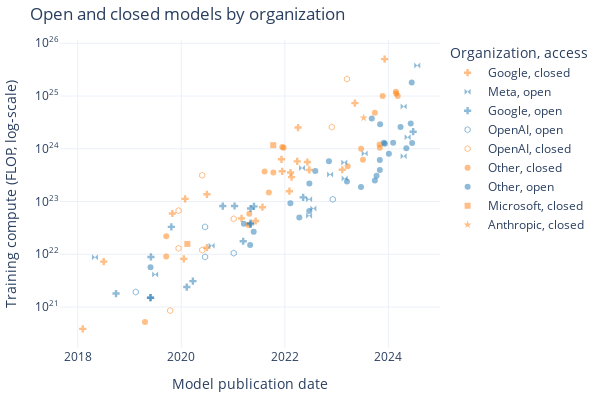

The notebook cell saved with this chart:
### Code cell
# Scatter plot of open and closed models using plotly
open_df = df_filtered[df_filtered['category'] == 'Open']
closed_df = df_filtered[df_filtered['category'] == 'Closed']

marker_to_org = {
    'bowtie': 'Meta',
    'cross': 'Google',
    'hexagon-open': 'OpenAI',
    'star': 'Anthropic',
    'square': 'Microsoft',
    'circle': 'Other',
}
closed_added_to_legend = defaultdict(bool)
open_added_to_legend = defaultdict(bool)

fig = go.Figure()
for org in df_filtered['Organization'].unique():
    open_df_org = open_df[open_df['Organization'] == org]
    closed_df_org = closed_df[closed_df['Organization'] == org]
    if any([kw in org.lower() for kw in ['meta', 'facebook']]):
        marker = 'bowtie'
    elif any([kw in org.lower() for kw in ['google', 'deepmind']]):
        marker = 'cross'
    elif any([kw in org.lower() for kw in ['openai']]):
        marker = 'hexagon-open'
    elif any([kw in org.lower() for kw in ['anthropic']]):
        marker = 'star'
    elif any([kw in org.lower() for kw in ['microsoft']]):
        marker = 'square'
    else:
        marker = 'circle'
    fig.add_trace(go.Scatter(
        x=open_df_org['date'],
        y=open_df_org['log_flop'],
        text=open_df_org['System'],
        mode='markers',
        name=marker_to_org[marker] + ', open',
        showlegend=not open_added_to_legend[marker],
        marker=dict(
            color=colors['open'],
            opacity=0.5,
            symbol=marker
        )
    ))
    fig.add_trace(go.Scatter(
        x=closed_df_org['date'],
        y=closed_df_org['log_flop'],
        text=closed_df_org['System'],
        mode='markers',
        name=marker_to_org[marker] + ', closed',
        showlegend=not closed_added_to_legend[marker],
        marker=dict(
            color=colors['closed'],
            opacity=0.5,
            symbol=marker
        )
    ))
    if len(closed_df_org) > 0:
        closed_added_to_legend[marker] = True
    if len(open_df_org) > 0:
        open_added_to_legend[marker] = True

# Axis titles
fig.update_layout(xaxis_title='Model publication date')
fig.update_layout(yaxis_title='Training compute (FLOP, log-scale)')

# Format the y-axis labels as 10^N
yvals = list(range(20, 27))
fig.update_yaxes(
    tickmode = 'array',
    tickvals = yvals,
    ticktext = [f'10<sup>{x}</sup>' for x in yvals],
    # ticks="",
    # tickfont=dict(size=20)
)

# Legend title
fig.update_layout(legend_title='Organization, access')

# Margins
fig.update_layout(margin=dict(l=10, r=10, t=40, b=10))

# plotly-white
fig.update_layout(template='plotly_white')

# Sizing
fig.update_layout(
    width=600,
    height=400,
    title='Open and closed models by organization'
)

# Save
save_plot(fig, results_dir, 'compute_open_closed_by_org')

fig.show()

### Figure 1 — Plotly figure (JSON) as saved in the notebook; plotly's stock layout.template omitted (floating-point values rounded to 4 significant figures)
{"data": [{"marker": {"color": "#1f77b4", "opacity": 0.5, "symbol": "cross"}, "mode": "markers", "name": "Google, open", "showlegend": true, "text": [], "type": "scatter", "x": [], "y": []}, {"marker": {"color": "#ff7f0e", "opacity": 0.5, "symbol": "cross"}, "mode": "markers", "name": "Google, closed", "showlegend": true, "text": ["AmoebaNet-A (F=448)", "Meena"], "type": "scatter", "x": ["2018-02-05T00:00:00", "2020-01-28T00:00:00"], "y": [20.59, 23.05]}, {"marker": {"color": "#1f77b4", "opacity": 0.5, "symbol": "bowtie"}, "mode": "markers", "name": "Meta, open", "showlegend": true, "text": ["ResNeXt-101 32x48d"], "type": "scatter", "x": ["2018-05-02T00:00:00"], "y": [21.94]}, {"marker": {"color": "#ff7f0e", "opacity": 0.5, "symbol": "bowtie"}, "mode": "markers", "name": "Meta, closed", "showlegend": true, "text": [], "type": "scatter", "x": [], "y": []}, {"marker": {"color": "#1f77b4", "opacity": 0.5, "symbol": "cross"}, "mode": "markers", "name": "Google, open", "showlegend": true, "text": [], "type": "scatter", "x": [], "y": []}, {"marker": {"color": "#ff7f0e", "opacity": 0.5, "symbol": "cross"}, "mode": "markers", "name": "Google, closed", "showlegend": false, "text": ["FTW", "AlphaStar", "GOAT", "Gopher (280B)", "AlphaCode", "Chinchilla"], "type": "scatter", "x": ["2018-07-03T00:00:00", "2019-10-30T00:00:00", "2021-07-27T00:00:00", "2021-12-08T00:00:00", "2022-02-02T00:00:00", "2022-03-29T00:00:00"], "y": [21.86, 22.77, 22.89, 23.8, 23.2, 23.76]}, {"marker": {"color": "#1f77b4", "opacity": 0.5, "symbol": "cross"}, "mode": "markers", "name": "Google, open", "showlegend": true, "text": ["BigGAN-deep 512x512"], "type": "scatter", "x": ["2018-09-28T00:00:00"], "y": [21.26]}, {"marker": {"color": "#ff7f0e", "opacity": 0.5, "symbol": "cross"}, "mode": "markers", "name": "Google, closed", "showlegend": false, "text": [], "type": "scatter", "x": [], "y": []}, {"marker": {"color": "#1f77b4", "opacity": 0.5, "symbol": "hexagon-open"}, "mode": "markers", "name": "OpenAI, open", "showlegend": true, "text": ["GPT-2 (1.5B)", "iGPT-L", "iGPT-XL", "CLIP (ViT L/14@336px)", "Whisper v2"], "type": "scatter", "x": ["2019-02-14T00:00:00", "2020-06-17T00:00:00", "2020-06-17T00:00:00", "2021-01-05T00:00:00", "2022-12-05T00:00:00"], "y": [21.28, 21.95, 22.52, 22.02, 23.04]}, {"marker": {"color": "#ff7f0e", "opacity": 0.5, "symbol": "hexagon-open"}, "mode": "markers", "name": "OpenAI, closed", "showlegend": true, "text": ["Rubik's cube ADR robot", "OpenAI Five Rerun", "OpenAI Five", "GPT-3 175B (davinci)", "DALL-E", "GPT-3.5 (text-davinci-003)", "GPT-4"], "type": "scatter", "x": ["2019-10-15T00:00:00", "2019-12-13T00:00:00", "2019-12-13T00:00:00", "2020-05-28T00:00:00", "2021-01-05T00:00:00", "2022-11-28T00:00:00", "2023-03-15T00:00:00"], "y": [20.93, 22.11, 22.83, 23.5, 22.67, 24.41, 25.32]}, {"marker": {"color": "#1f77b4", "opacity": 0.5, "symbol": "circle"}, "mode": "markers", "name": "Other, open", "showlegend": true, "text": [], "type": "scatter", "x": [], "y": []}, {"marker": {"color": "#ff7f0e", "opacity": 0.5, "symbol": "circle"}, "mode": "markers", "name": "Other, closed", "showlegend": true, "text": ["BERT-Large-CAS (PTB+WT2+WT103)", "Amazon Titan"], "type": "scatter", "x": ["2019-04-20T00:00:00", "2023-09-28T00:00:00"], "y": [20.72, 24.68]}, {"marker": {"color": "#1f77b4", "opacity": 0.5, "symbol": "cross"}, "mode": "markers", "name": "Google, open", "showlegend": false, "text": ["MnasNet-A1 + SSDLite", "MnasNet-A3", "T5-11B", "Switch"], "type": "scatter", "x": ["2019-05-29T00:00:00", "2019-05-29T00:00:00", "2019-10-23T00:00:00", "2021-01-11T00:00:00"], "y": [21.18, 21.18, 22.52, 22.91]}, {"marker": {"color": "#ff7f0e", "opacity": 0.5, "symbol": "cross"}, "mode": "markers", "name": "Google, closed", "showlegend": false, "text": ["ContextNet + Noisy Student", "GShard (600B)", "GShard (dense)", "GLaM", "LaMDA", "BIG-G 137B", "ViT-22B", "PaLM 2"], "type": "scatter", "x": ["2020-01-19T00:00:00", "2020-06-30T00:00:00", "2020-06-30T00:00:00", "2021-12-13T00:00:00", "2022-02-10T00:00:00", "2022-06-09T00:00:00", "2023-02-10T00:00:00", "2023-05-10T00:00:00"], "y": [21.91, 22.12, 23.14, 23.57, 23.55, 23.75, 23.6, 24.87]}, {"marker": {"color": "#1f77b4", "opacity": 0.5, "symbol": "circle"}, "mode": "markers", "name": "Other, open", "showlegend": true, "text": ["Grover-Mega"], "type": "scatter", "x": ["2019-05-29T00:00:00"], "y": [21.76]}, {"marker": {"color": "#ff7f0e", "opacity": 0.5, "symbol": "circle"}, "mode": "markers", "name": "Other, closed", "showlegend": false, "text": [], "type": "scatter", "x": [], "y": []}, {"marker": {"color": "#1f77b4", "opacity": 0.5, "symbol": "cross"}, "mode": "markers", "name": "Google, open", "showlegend": false, "text": ["XLNet"], "type": "scatter", "x": ["2019-06-01T00:00:00"], "y": [21.95]}, {"marker": {"color": "#ff7f0e", "opacity": 0.5, "symbol": "cross"}, "mode": "markers", "name": "Google, closed", "showlegend": false, "text": [], "type": "scatter", "x": [], "y": []}, {"marker": {"color": "#1f77b4", "opacity": 0.5, "symbol": "bowtie"}, "mode": "markers", "name": "Meta, open", "showlegend": false, "text": ["RoBERTa Large"], "type": "scatter", "x": ["2019-07-01T00:00:00"], "y": [21.62]}, {"marker": {"color": "#ff7f0e", "opacity": 0.5, "symbol": "bowtie"}, "mode": "markers", "name": "Meta, closed", "showlegend": true, "text": [], "type": "scatter", "x": [], "y": []}, {"marker": {"color": "#1f77b4", "opacity": 0.5, "symbol": "circle"}, "mode": "markers", "name": "Other, open", "showlegend": false, "text": ["Nemotron-4 340B"], "type": "scatter", "x": ["2024-06-14T00:00:00"], "y": [25.26]}, {"marker": {"color": "#ff7f0e", "opacity": 0.5, "symbol": "circle"}, "mode": "markers", "name": "Other, closed", "showlegend": false, "text": ["Megatron-BERT", "Megatron-LM (8.3B)"], "type": "scatter", "x": ["2019-09-17T00:00:00", "2019-09-17T00:00:00"], "y": [22.34, 21.96]}, {"marker": {"color": "#1f77b4", "opacity": 0.5, "symbol": "cross"}, "mode": "markers", "name": "Google, open", "showlegend": false, "text": ["ALBERT-xxlarge"], "type": "scatter", "x": ["2020-02-09T00:00:00"], "y": [21.38]}, {"marker": {"color": "#ff7f0e", "opacity": 0.5, "symbol": "cross"}, "mode": "markers", "name": "Google, closed", "showlegend": false, "text": [], "type": "scatter", "x": [], "y": []}, {"marker": {"color": "#1f77b4", "opacity": 0.5, "symbol": "square"}, "mode": "markers", "name": "Microsoft, open", "showlegend": true, "text": [], "type": "scatter", "x": [], "y": []}, {"marker": {"color": "#ff7f0e", "opacity": 0.5, "symbol": "square"}, "mode": "markers", "name": "Microsoft, closed", "showlegend": true, "text": ["Turing-NLG"], "type": "scatter", "x": ["2020-02-13T00:00:00"], "y": [22.2]}, {"marker": {"color": "#1f77b4", "opacity": 0.5, "symbol": "cross"}, "mode": "markers", "name": "Google, open", "showlegend": false, "text": ["ELECTRA"], "type": "scatter", "x": ["2020-03-23T00:00:00"], "y": [21.49]}, {"marker": {"color": "#ff7f0e", "opacity": 0.5, "symbol": "cross"}, "mode": "markers", "name": "Google, closed", "showlegend": false, "text": [], "type": "scatter", "x": [], "y": []}, {"marker": {"color": "#1f77b4", "opacity": 0.5, "symbol": "hexagon-open"}, "mode": "markers", "name": "OpenAI, open", "showlegend": false, "text": [], "type": "scatter", "x": [], "y": []}, {"marker": {"color": "#ff7f0e", "opacity": 0.5, "symbol": "hexagon-open"}, "mode": "markers", "name": "OpenAI, closed", "showlegend": false, "text": ["GPT3-6.7B (rerun of original)"], "type": "scatter", "x": ["2020-05-28T00:00:00"], "y": [22.08]}, {"marker": {"color": "#1f77b4", "opacity": 0.5, "symbol": "bowtie"}, "mode": "markers", "name": "Meta, open", "showlegend": false, "text": ["mBART-50"], "type": "scatter", "x": ["2020-08-02T00:00:00"], "y": [22.16]}, {"marker": {"color": "#ff7f0e", "opacity": 0.5, "symbol": "bowtie"}, "mode": "markers", "name": "Meta, closed", "showlegend": true, "text": [], "type": "scatter", "x": [], "y": []}, {"marker": {"color": "#1f77b4", "opacity": 0.5, "symbol": "cross"}, "mode": "markers", "name": "Google, open", "showlegend": false, "text": ["mT5-XXL", "ByT5-XXL"], "type": "scatter", "x": ["2020-10-20T00:00:00", "2021-05-28T00:00:00"], "y": [22.91, 22.91]}, {"marker": {"color": "#ff7f0e", "opacity": 0.5, "symbol": "cross"}, "mode": "markers", "name": "Google, closed", "showlegend": false, "text": [], "type": "scatter", "x": [], "y": []}, {"marker": {"color": "#1f77b4", "opacity": 0.5, "symbol": "cross"}, "mode": "markers", "name": "Google, open", "showlegend": false, "text": [], "type": "scatter", "x": [], "y": []}, {"marker": {"color": "#ff7f0e", "opacity": 0.5, "symbol": "cross"}, "mode": "markers", "name": "Google, closed", "showlegend": false, "text": ["Meta Pseudo Labels"], "type": "scatter", "x": ["2021-03-01T00:00:00"], "y": [22.68]}, {"marker": {"color": "#1f77b4", "opacity": 0.5, "symbol": "cross"}, "mode": "markers", "name": "Google, open", "showlegend": false, "text": ["ResNet-RS"], "type": "scatter", "x": ["2021-03-13T00:00:00"], "y": [22.25]}, {"marker": {"color": "#ff7f0e", "opacity": 0.5, "symbol": "cross"}, "mode": "markers", "name": "Google, closed", "showlegend": false, "text": [], "type": "scatter", "x": [], "y": []}, {"marker": {"color": "#1f77b4", "opacity": 0.5, "symbol": "circle"}, "mode": "markers", "name": "Other, open", "showlegend": false, "text": ["GLM-10B"], "type": "scatter", "x": ["2021-03-18T00:00:00"], "y": [22.58]}, {"marker": {"color": "#ff7f0e", "opacity": 0.5, "symbol": "circle"}, "mode": "markers", "name": "Other, closed", "showlegend": false, "text": [], "type": "scatter", "x": [], "y": []}, {"marker": {"color": "#1f77b4", "opacity": 0.5, "symbol": "circle"}, "mode": "markers", "name": "Other, open", "showlegend": false, "text": ["Qwen-14B", "Qwen-72B", "Qwen1.5 72B", "Qwen2-72B"], "type": "scatter", "x": ["2023-09-28T00:00:00", "2023-11-30T00:00:00", "2024-02-04T00:00:00", "2024-06-07T00:00:00"], "y": [23.4, 24.11, 24.11, 24.48]}, {"marker": {"color": "#ff7f0e", "opacity": 0.5, "symbol": "circle"}, "mode": "markers", "name": "Other, closed", "showlegend": false, "text": ["PLUG"], "type": "scatter", "x": ["2021-04-19T00:00:00"], "y": [22.56]}, {"marker": {"color": "#1f77b4", "opacity": 0.5, "symbol": "circle"}, "mode": "markers", "name": "Other, open", "showlegend": false, "text": [], "type": "scatter", "x": [], "y": []}, {"marker": {"color": "#ff7f0e", "opacity": 0.5, "symbol": "circle"}, "mode": "markers", "name": "Other, closed", "showlegend": false, "text": ["PanGu-α", "PanGu-Σ"], "type": "scatter", "x": ["2021-04-25T00:00:00", "2023-03-20T00:00:00"], "y": [22.77, 23.67]}, {"marker": {"color": "#1f77b4", "opacity": 0.5, "symbol": "circle"}, "mode": "markers", "name": "Other, open", "showlegend": false, "text": ["GPT-J-6B"], "type": "scatter", "x": ["2021-05-01T00:00:00"], "y": [22.18]}, {"marker": {"color": "#ff7f0e", "opacity": 0.5, "symbol": "circle"}, "mode": "markers", "name": "Other, closed", "showlegend": false, "text": [], "type": "scatter", "x": [], "y": []}, {"marker": {"color": "#1f77b4", "opacity": 0.5, "symbol": "cross"}, "mode": "markers", "name": "Google, open", "showlegend": false, "text": ["ProtBERT-BFD"], "type": "scatter", "x": ["2021-05-04T00:00:00"], "y": [22.59]}, {"marker": {"color": "#ff7f0e", "opacity": 0.5, "symbol": "cross"}, "mode": "markers", "name": "Google, closed", "showlegend": false, "text": [], "type": "scatter", "x": [], "y": []}, {"marker": {"color": "#1f77b4", "opacity": 0.5, "symbol": "cross"}, "mode": "markers", "name": "Google, open", "showlegend": false, "text": ["ProtT5-XXL-BFD", "ProtT5-XXL"], "type": "scatter", "x": ["2021-05-04T00:00:00", "2021-05-04T00:00:00"], "y": [22.57, 22.87]}, {"marker": {"color": "#ff7f0e", "opacity": 0.5, "symbol": "cross"}, "mode": "markers", "name": "Google, closed", "showlegend": false, "text": [], "type": "scatter", "x": [], "y": []}, {"marker": {"color": "#1f77b4", "opacity": 0.5, "symbol": "circle"}, "mode": "markers", "name": "Other, open", "showlegend": false, "text": ["CogView"], "type": "scatter", "x": ["2021-05-26T00:00:00"], "y": [22.43]}, {"marker": {"color": "#ff7f0e", "opacity": 0.5, "symbol": "circle"}, "mode": "markers", "name": "Other, closed", "showlegend": false, "text": [], "type": "scatter", "x": [], "y": []}, {"marker": {"color": "#1f77b4", "opacity": 0.5, "symbol": "cross"}, "mode": "markers", "name": "Google, open", "showlegend": false, "text": [], "type": "scatter", "x": [], "y": []}, {"marker": {"color": "#ff7f0e", "opacity": 0.5, "symbol": "cross"}, "mode": "markers", "name": "Google, closed", "showlegend": false, "text": ["CoAtNet"], "type": "scatter", "x": ["2021-06-09T00:00:00"], "y": [22.63]}, {"marker": {"color": "#1f77b4", "opacity": 0.5, "symbol": "circle"}, "mode": "markers", "name": "Other, open", "showlegend": false, "text": [], "type": "scatter", "x": [], "y": []}, {"marker": {"color": "#ff7f0e", "opacity": 0.5, "symbol": "circle"}, "mode": "markers", "name": "Other, closed", "showlegend": false, "text": ["Jurassic-1-Jumbo"], "type": "scatter", "x": ["2021-08-11T00:00:00"], "y": [23.57]}, {"marker": {"color": "#1f77b4", "opacity": 0.5, "symbol": "circle"}, "mode": "markers", "name": "Other, open", "showlegend": false, "text": [], "type": "scatter", "x": [], "y": []}, {"marker": {"color": "#ff7f0e", "opacity": 0.5, "symbol": "circle"}, "mode": "markers", "name": "Other, closed", "showlegend": false, "text": ["HyperCLOVA 82B"], "type": "scatter", "x": ["2021-09-10T00:00:00"], "y": [23.17]}, {"marker": {"color": "#1f77b4", "opacity": 0.5, "symbol": "square"}, "mode": "markers", "name": "Microsoft, open", "showlegend": true, "text": [], "type": "scatter", "x": [], "y": []}, {"marker": {"color": "#ff7f0e", "opacity": 0.5, "symbol": "square"}, "mode": "markers", "name": "Microsoft, closed", "showlegend": false, "text": ["Megatron-Turing NLG 530B"], "type": "scatter", "x": ["2021-10-11T00:00:00"], "y": [24.07]}, {"marker": {"color": "#1f77b4", "opacity": 0.5, "symbol": "circle"}, "mode": "markers", "name": "Other, open", "showlegend": false, "text": [], "type": "scatter", "x": [], "y": []}, {"marker": {"color": "#ff7f0e", "opacity": 0.5, "symbol": "circle"}, "mode": "markers", "name": "Other, closed", "showlegend": false, "text": ["Yuan 1.0"], "type": "scatter", "x": ["2021-10-12T00:00:00"], "y": [23.55]}, {"marker": {"color": "#1f77b4", "opacity": 0.5, "symbol": "circle"}, "mode": "markers", "name": "Other, open", "showlegend": false, "text": [], "type": "scatter", "x": [], "y": []}, {"marker": {"color": "#ff7f0e", "opacity": 0.5, "symbol": "circle"}, "mode": "markers", "name": "Other, closed", "showlegend": false, "text": ["EXAONE 1.0"], "type": "scatter", "x": ["2021-12-14T00:00:00"], "y": [24.03]}, {"marker": {"color": "#1f77b4", "opacity": 0.5, "symbol": "circle"}, "mode": "markers", "name": "Other, open", "showlegend": false, "text": [], "type": "scatter", "x": [], "y": []}, {"marker": {"color": "#ff7f0e", "opacity": 0.5, "symbol": "circle"}, "mode": "markers", "name": "Other, closed", "showlegend": false, "text": ["ERNIE 3.0 Titan"], "type": "scatter", "x": ["2021-12-23T00:00:00"], "y": [24.02]}, {"marker": {"color": "#1f77b4", "opacity": 0.5, "symbol": "circle"}, "mode": "markers", "name": "Other, open", "showlegend": false, "text": ["GPT-NeoX-20B"], "type": "scatter", "x": ["2022-02-09T00:00:00"], "y": [22.97]}, {"marker": {"color": "#ff7f0e", "opacity": 0.5, "symbol": "circle"}, "mode": "markers", "name": "Other, closed", "showlegend": false, "text": [], "type": "scatter", "x": [], "y": []}, {"marker": {"color": "#1f77b4", "opacity": 0.5, "symbol": "cross"}, "mode": "markers", "name": "Google, open", "showlegend": false, "text": [], "type": "scatter", "x": [], "y": []}, {"marker": {"color": "#ff7f0e", "opacity": 0.5, "symbol": "cross"}, "mode": "markers", "name": "Google, closed", "showlegend": false, "text": ["ST-MoE"], "type": "scatter", "x": ["2022-02-17T00:00:00"], "y": [23.46]}, {"marker": {"color": "#1f77b4", "opacity": 0.5, "symbol": "cross"}, "mode": "markers", "name": "Google, open", "showlegend": false, "text": [], "type": "scatter", "x": [], "y": []}, {"marker": {"color": "#ff7f0e", "opacity": 0.5, "symbol": "cross"}, "mode": "markers", "name": "Google, closed", "showlegend": false, "text": ["PaLM (540B)", "Parti"], "type": "scatter", "x": ["2022-04-04T00:00:00", "2022-06-22T00:00:00"], "y": [24.4, 23.6]}, {"marker": {"color": "#1f77b4", "opacity": 0.5, "symbol": "circle"}, "mode": "markers", "name": "Other, open", "showlegend": false, "text": ["Stable Diffusion (LDM-KL-8-G)"], "type": "scatter", "x": ["2022-04-13T00:00:00"], "y": [22.7]}, {"marker": {"color": "#ff7f0e", "opacity": 0.5, "symbol": "circle"}, "mode": "markers", "name": "Other, closed", "showlegend": false, "text": [], "type": "scatter", "x": [], "y": []}, {"marker": {"color": "#1f77b4", "opacity": 0.5, "symbol": "bowtie"}, "mode": "markers", "name": "Meta, open", "showlegend": false, "text": ["OPT-175B", "OPT-30B", "OPT-66B", "Galactica", "LLaMA-65B", "LLaMA-33B", "Llama 2-70B", "Llama 3-70B", "Llama 3-8B", "Llama 3.1-405B"], "type": "scatter", "x": ["2022-05-02T00:00:00", "2022-06-21T00:00:00", "2022-06-21T00:00:00", "2022-11-16T00:00:00", "2023-02-24T00:00:00", "2023-02-27T00:00:00", "2023-07-18T00:00:00", "2024-04-18T00:00:00", "2024-04-18T00:00:00", "2024-07-23T00:00:00"], "y": [23.63, 22.73, 23.04, 23.51, 23.74, 23.44, 23.91, 24.8, 23.86, 25.58]}, {"marker": {"color": "#ff7f0e", "opacity": 0.5, "symbol": "bowtie"}, "mode": "markers", "name": "Meta, closed", "showlegend": true, "text": [], "type": "scatter", "x": [], "y": []}, {"marker": {"color": "#1f77b4", "opacity": 0.5, "symbol": "cross"}, "mode": "markers", "name": "Google, open", "showlegend": false, "text": ["UL2"], "type": "scatter", "x": ["2022-05-10T00:00:00"], "y": [23.08]}, {"marker": {"color": "#ff7f0e", "opacity": 0.5, "symbol": "cross"}, "mode": "markers", "name": "Google, closed", "showlegend": false, "text": [], "type": "scatter", "x": [], "y": []}, {"marker": {"color": "#1f77b4", "opacity": 0.5, "symbol": "circle"}, "mode": "markers", "name": "Other, open", "showlegend": false, "text": ["CodeGeeX"], "type": "scatter", "x": ["2022-06-22T00:00:00"], "y": [22.82]}, {"marker": {"color": "#ff7f0e", "opacity": 0.5, "symbol": "circle"}, "mode": "markers", "name": "Other, closed", "showlegend": false, "text": [], "type": "scatter", "x": [], "y": []}, {"marker": {"color": "#1f77b4", "opacity": 0.5, "symbol": "circle"}, "mode": "markers", "name": "Other, open", "showlegend": false, "text": ["YaLM"], "type": "scatter", "x": ["2022-06-23T00:00:00"], "y": [23.34]}, {"marker": {"color": "#ff7f0e", "opacity": 0.5, "symbol": "circle"}, "mode": "markers", "name": "Other, closed", "showlegend": false, "text": [], "type": "scatter", "x": [], "y": []}, {"marker": {"color": "#1f77b4", "opacity": 0.5, "symbol": "bowtie"}, "mode": "markers", "name": "Meta, open", "showlegend": false, "text": ["ESM2-15B"], "type": "scatter", "x": ["2022-07-21T00:00:00"], "y": [22.87]}, {"marker": {"color": "#ff7f0e", "opacity": 0.5, "symbol": "bowtie"}, "mode": "markers", "name": "Meta, closed", "showlegend": true, "text": [], "type": "scatter", "x": [], "y": []}, {"marker": {"color": "#1f77b4", "opacity": 0.5, "symbol": "circle"}, "mode": "markers", "name": "Other, open", "showlegend": false, "text": ["GLM-130B"], "type": "scatter", "x": ["2022-08-04T00:00:00"], "y": [23.58]}, {"marker": {"color": "#ff7f0e", "opacity": 0.5, "symbol": "circle"}, "mode": "markers", "name": "Other, closed", "showlegend": false, "text": [], "type": "scatter", "x": [], "y": []}, {"marker": {"color": "#1f77b4", "opacity": 0.5, "symbol": "circle"}, "mode": "markers", "name": "Other, open", "showlegend": false, "text": ["BLOOM-176B"], "type": "scatter", "x": ["2022-11-08T00:00:00"], "y": [23.76]}, {"marker": {"color": "#ff7f0e", "opacity": 0.5, "symbol": "circle"}, "mode": "markers", "name": "Other, closed", "showlegend": false, "text": [], "type": "scatter", "x": [], "y": []}, {"marker": {"color": "#1f77b4", "opacity": 0.5, "symbol": "circle"}, "mode": "markers", "name": "Other, open", "showlegend": false, "text": ["Falcon-40B", "Falcon-180B"], "type": "scatter", "x": ["2023-03-15T00:00:00", "2023-09-06T00:00:00"], "y": [23.38, 24.58]}, {"marker": {"color": "#ff7f0e", "opacity": 0.5, "symbol": "circle"}, "mode": "markers", "name": "Other, closed", "showlegend": false, "text": [], "type": "scatter", "x": [], "y": []}, {"marker": {"color": "#1f77b4", "opacity": 0.5, "symbol": "circle"}, "mode": "markers", "name": "Other, open", "showlegend": false, "text": ["MPT-30B (base)"], "type": "scatter", "x": ["2023-06-22T00:00:00"], "y": [23.28]}, {"marker": {"color": "#ff7f0e", "opacity": 0.5, "symbol": "circle"}, "mode": "markers", "name": "Other, closed", "showlegend": false, "text": [], "type": "scatter", "x": [], "y": []}, {"marker": {"color": "#1f77b4", "opacity": 0.5, "symbol": "circle"}, "mode": "markers", "name": "Other, open", "showlegend": false, "text": [], "type": "scatter", "x": [], "y": []}, {"marker": {"color": "#ff7f0e", "opacity": 0.5, "symbol": "circle"}, "mode": "markers", "name": "Other, closed", "showlegend": false, "text": ["Inflection-1", "Inflection-2", "Inflection-2.5"], "type": "scatter", "x": ["2023-06-23T00:00:00", "2023-11-22T00:00:00", "2024-03-07T00:00:00"], "y": [24.0, 25.0, 25.0]}, {"marker": {"color": "#1f77b4", "opacity": 0.5, "symbol": "circle"}, "mode": "markers", "name": "Other, open", "showlegend": false, "text": [], "type": "scatter", "x": [], "y": []}, {"marker": {"color": "#ff7f0e", "opacity": 0.5, "symbol": "circle"}, "mode": "markers", "name": "Other, closed", "showlegend": false, "text": ["xTrimoPGLM -100B"], "type": "scatter", "x": ["2023-07-06T00:00:00"], "y": [23.79]}, {"marker": {"color": "#1f77b4", "opacity": 0.5, "symbol": "star"}, "mode": "markers", "name": "Anthropic, open", "showlegend": true, "text": [], "type": "scatter", "x": [], "y": []}, {"marker": {"color": "#ff7f0e", "opacity": 0.5, "symbol": "star"}, "mode": "markers", "name": "Anthropic, closed", "showlegend": true, "text": ["Claude 2"], "type": "scatter", "x": ["2023-07-11T00:00:00"], "y": [24.59]}, {"marker": {"color": "#1f77b4", "opacity": 0.5, "symbol": "circle"}, "mode": "markers", "name": "Other, open", "showlegend": false, "text": ["CodeFuse-13B"], "type": "scatter", "x": ["2023-10-10T00:00:00"], "y": [23.49]}, {"marker": {"color": "#ff7f0e", "opacity": 0.5, "symbol": "circle"}, "mode": "markers", "name": "Other, closed", "showlegend": false, "text": [], "type": "scatter", "x": [], "y": []}, {"marker": {"color": "#1f77b4", "opacity": 0.5, "symbol": "circle"}, "mode": "markers", "name": "Other, open", "showlegend": false, "text": [], "type": "scatter", "x": [], "y": []}, {"marker": {"color": "#ff7f0e", "opacity": 0.5, "symbol": "circle"}, "mode": "markers", "name": "Other, closed", "showlegend": false, "text": ["Mi:dm 200B"], "type": "scatter", "x": ["2023-10-31T00:00:00"], "y": [24.08]}, {"marker": {"color": "#1f77b4", "opacity": 0.5, "symbol": "circle"}, "mode": "markers", "name": "Other, open", "showlegend": false, "text": [], "type": "scatter", "x": [], "y": []}, {"marker": {"color": "#ff7f0e", "opacity": 0.5, "symbol": "circle"}, "mode": "markers", "name": "Other, closed", "showlegend": false, "text": ["BlueLM 175B"], "type": "scatter", "x": ["2023-11-02T00:00:00"], "y": [24.02]}, {"marker": {"color": "#1f77b4", "opacity": 0.5, "symbol": "circle"}, "mode": "markers", "name": "Other, open", "showlegend": false, "text": ["DeepSeek Coder 33B", "DeepSeek LLM 67B", "DeepSeek-V2", "DeepSeek-Coder-V2 236B"], "type": "scatter", "x": ["2023-11-02T00:00:00", "2024-01-05T00:00:00", "2024-05-07T00:00:00", "2024-06-17T00:00:00"], "y": [23.6, 23.91, 24.01, 24.11]}, {"marker": {"color": "#ff7f0e", "opacity": 0.5, "symbol": "circle"}, "mode": "markers", "name": "Other, closed", "showlegend": false, "text": [], "type": "scatter", "x": [], "y": []}, {"marker": {"color": "#1f77b4", "opacity": 0.5, "symbol": "circle"}, "mode": "markers", "name": "Other, open", "showlegend": false, "text": ["Yi-34B"], "type": "scatter", "x": ["2023-11-02T00:00:00"], "y": [23.79]}, {"marker": {"color": "#ff7f0e", "opacity": 0.5, "symbol": "circle"}, "mode": "markers", "name": "Other, closed", "showlegend": false, "text": [], "type": "scatter", "x": [], "y": []}, {"marker": {"color": "#1f77b4", "opacity": 0.5, "symbol": "circle"}, "mode": "markers", "name": "Other, open", "showlegend": false, "text": ["Grok-1"], "type": "scatter", "x": ["2023-11-04T00:00:00"], "y": [24.46]}, {"marker": {"color": "#ff7f0e", "opacity": 0.5, "symbol": "circle"}, "mode": "markers", "name": "Other, closed", "showlegend": false, "text": [], "type": "scatter", "x": [], "y": []}, {"marker": {"color": "#1f77b4", "opacity": 0.5, "symbol": "cross"}, "mode": "markers", "name": "Google, open", "showlegend": false, "text": ["Gemma 2 27B"], "type": "scatter", "x": ["2024-06-24T00:00:00"], "y": [24.32]}, {"marker": {"color": "#ff7f0e", "opacity": 0.5, "symbol": "cross"}, "mode": "markers", "name": "Google, closed", "showlegend": false, "text": ["Gemini 1.0 Ultra"], "type": "scatter", "x": ["2023-12-06T00:00:00"], "y": [25.7]}, {"marker": {"color": "#1f77b4", "opacity": 0.5, "symbol": "circle"}, "mode": "markers", "name": "Other, open", "showlegend": false, "text": ["XVERSE-65B-2"], "type": "scatter", "x": ["2023-12-08T00:00:00"], "y": [24.1]}, {"marker": {"color": "#ff7f0e", "opacity": 0.5, "symbol": "circle"}, "mode": "markers", "name": "Other, closed", "showlegend": false, "text": [], "type": "scatter", "x": [], "y": []}, {"marker": {"color": "#1f77b4", "opacity": 0.5, "symbol": "circle"}, "mode": "markers", "name": "Other, open", "showlegend": false, "text": [], "type": "scatter", "x": [], "y": []}, {"marker": {"color": "#ff7f0e", "opacity": 0.5, "symbol": "circle"}, "mode": "markers", "name": "Other, closed", "showlegend": false, "text": ["MegaScale (Production)"], "type": "scatter", "x": ["2024-02-23T00:00:00"], "y": [25.08]}, {"marker": {"color": "#1f77b4", "opacity": 0.5, "symbol": "circle"}, "mode": "markers", "name": "Other, open", "showlegend": false, "text": [], "type": "scatter", "x": [], "y": []}, {"marker": {"color": "#ff7f0e", "opacity": 0.5, "symbol": "circle"}, "mode": "markers", "name": "Other, closed", "showlegend": false, "text": ["Mistral Large"], "type": "scatter", "x": ["2024-02-26T00:00:00"], "y": [25.05]}, {"marker": {"color": "#1f77b4", "opacity": 0.5, "symbol": "circle"}, "mode": "markers", "name": "Other, open", "showlegend": false, "text": ["DBRX"], "type": "scatter", "x": ["2024-03-27T00:00:00"], "y": [24.41]}, {"marker": {"color": "#ff7f0e", "opacity": 0.5, "symbol": "circle"}, "mode": "markers", "name": "Other, closed", "showlegend": false, "text": [], "type": "scatter", "x": [], "y": []}, {"marker": {"color": "#1f77b4", "opacity": 0.5, "symbol": "bowtie"}, "mode": "markers", "name": "Meta, open", "showlegend": false, "text": ["Chameleon-34B"], "type": "scatter", "x": ["2024-05-16T00:00:00"], "y": [24.22]}, {"marker": {"color": "#ff7f0e", "opacity": 0.5, "symbol": "bowtie"}, "mode": "markers", "name": "Meta, closed", "showlegend": true, "text": [], "type": "scatter", "x": [], "y": []}], "layout": {"height": 400, "legend": {"title": {"text": "Organization, access"}}, "margin": {"b": 10, "l": 10, "r": 10, "t": 40}, "title": {"text": "Open and closed models by organization"}, "width": 600, "xaxis": {"title": {"text": "Model publication date"}}, "yaxis": {"tickmode": "array", "ticktext": ["10<sup>20</sup>", "10<sup>21</sup>", "10<sup>22</sup>", "10<sup>23</sup>", "10<sup>24</sup>", "10<sup>25</sup>", "10<sup>26</sup>"], "tickvals": [20, 21, 22, 23, 24, 25, 26], "title": {"text": "Training compute (FLOP, log-scale)"}}}}
